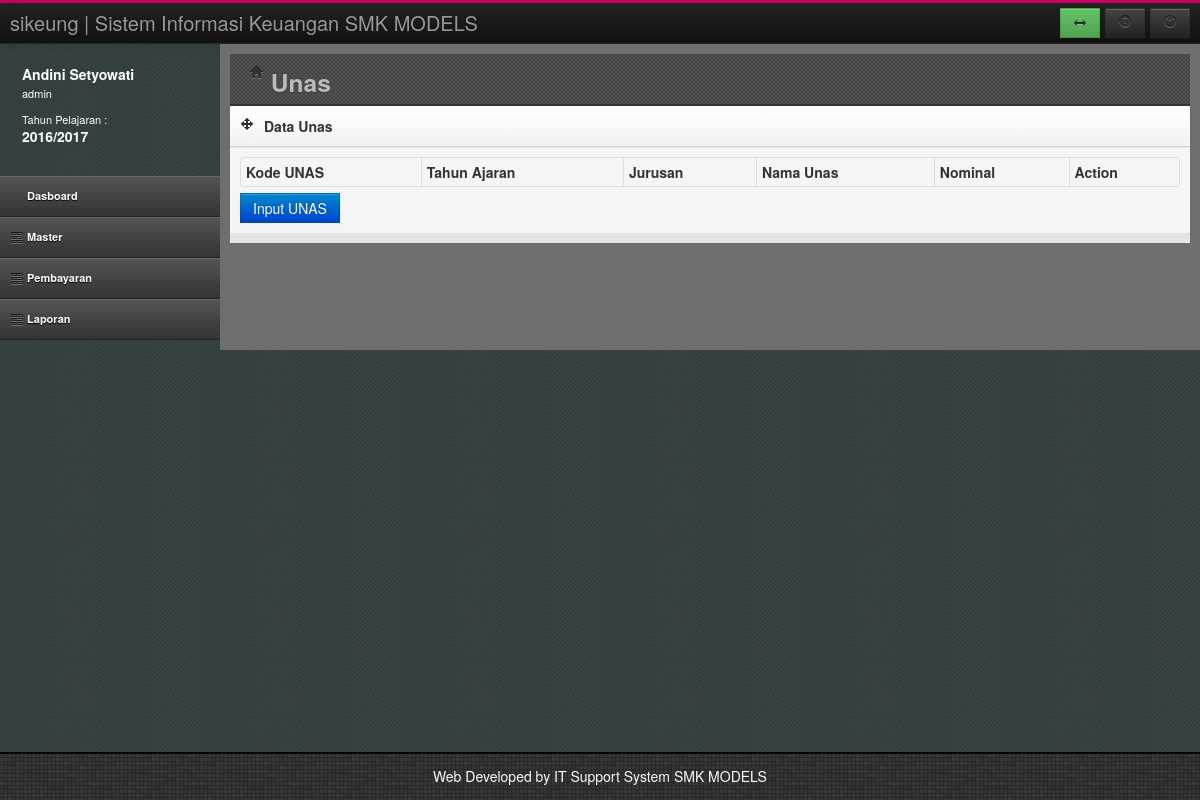
The page /index.php?page=unas (signed in) on the database as committed earlier.
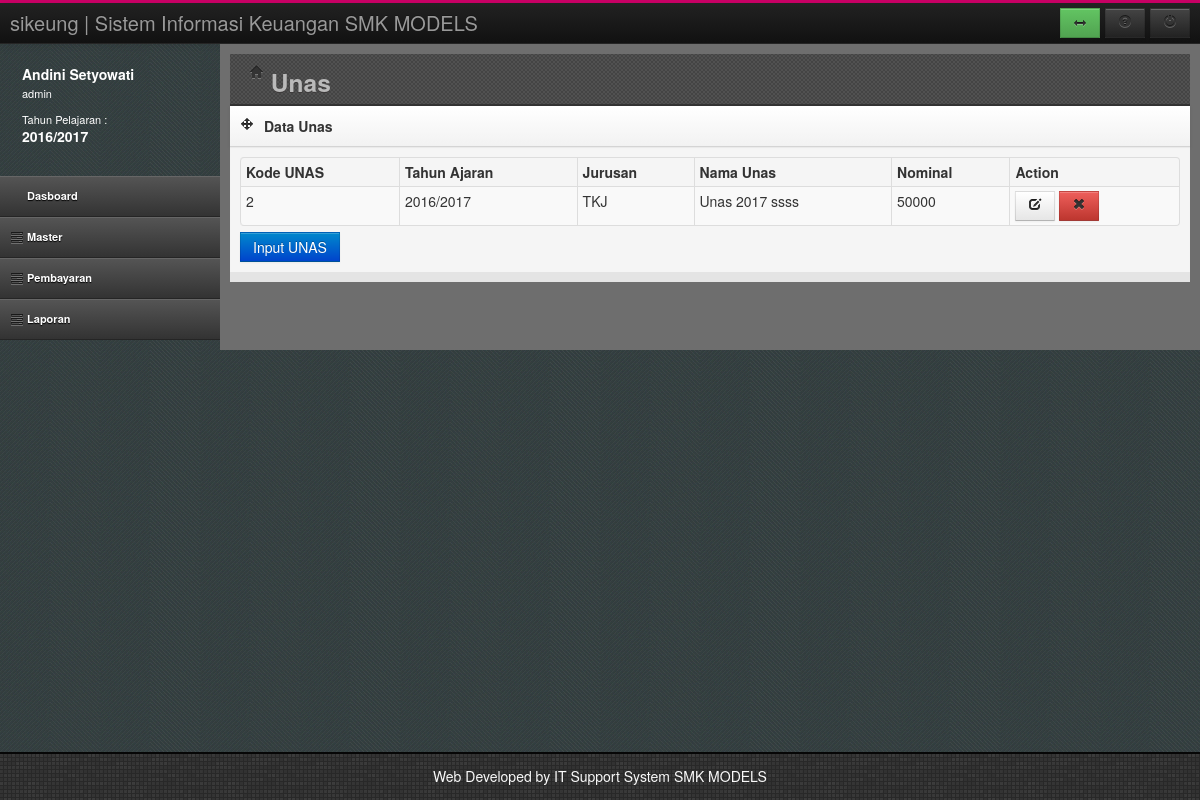
The same page on the database as committed later.
### tables this page shows
CREATE TABLE `unas` (
  `KodeUnas` int(11) NOT NULL AUTO_INCREMENT,
  `TahunAjaran` varchar(15) DEFAULT NULL,
  `Kode_Jur` int(11) DEFAULT NULL,
  `NamaUnas` varchar(50) DEFAULT NULL,
  `Nominal` int(11) DEFAULT NULL,
  PRIMARY KEY (`KodeUnas`)
);

CREATE TABLE `jurusan` (
  `KODE_JUR` int(11) NOT NULL AUTO_INCREMENT,
  `NAMA_JUR` varchar(50) DEFAULT NULL,
  PRIMARY KEY (`KODE_JUR`)
);

### unas.php (the view, shortened to what this page needs)
<header class="head">
	<div class="main-bar">
		<h3><i class="icon-home"></i> Unas</h3>
	</div>
</header>
<div class="row-fluid">
	<div class="span12">
		<div class="box">
			<header>
				<div class="icons"><i class="icon-move"></i></div>
				<h5>Data Unas</h5>
			</header>
			<div id="collapse4" class="body">
				<table id="dataTable" class="table table-bordered table-condensed table-hover table-striped">
					<thead>
						<tr>
							<th>Kode UNAS</th>
                                                        <th>Tahun Ajaran</th>
							<th>Jurusan</th>
							<th>Nama Unas</th>
							<th>Nominal</th>
							<th>Action</th>
						</tr>
					</thead>
					<tbody>
					<?php
					$sql = "SELECT a.KodeUnas,a.TahunAjaran,a.Kode_Jur,a.NamaUnas,a.Nominal,b.NAMA_JUR
                                                FROM unas a,jurusan b
                                                WHERE a.Kode_Jur=b.KODE_JUR and a.TahunAjaran='$TahunAktif'";
					$rw=mysql_query($sql);
					while($rs=mysql_fetch_array($rw))
					{
					?>
						<tr>
							<td><?php echo $rs[0]; ?></td>
							<td><?php echo $rs[1]; ?></td>
							<td><?php echo $rs[5]; ?></td>
                                                        <td><?php echo $rs[3]; ?></td>
                                                        <td><?php echo $rs[4]; ?></td>
							<td>
								<a href="?page=addunas&act=1&id=<?php echo $rs[0]; ?>"><button class="btn edit"><i class="icon-edit"></i></button></a>
								<a href="hapusunas.php?id=<?php echo $rs[0]; ?>"><button class="btn btn-danger remove"><i class="icon-remove"></i></button></a>
							</td>
						</tr>
					<?php
					}
					?>
					</tbody>
				</table>
				<a href="?page=addunas&act=0">
					<input type="submit" value="Input UNAS" class="btn btn-primary">
				</a>
			</div>
		</div>
	</div>
</div>

Rows that differ between the two databases and show on the page:
added unas: KodeUnas "2", TahunAjaran "2016/2017", Kode_Jur.NAMA_JUR "TKJ", NamaUnas "Unas 2017 ssss", Nominal "50000"
